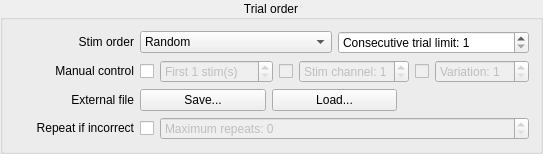
                    <widget class="QGroupBox" name="trialOrder_groupBox">
                     <property name="sizePolicy">
                      <sizepolicy hsizetype="Preferred" vsizetype="Expanding">
                       <horstretch>0</horstretch>
                       <verstretch>0</verstretch>
                      </sizepolicy>
                     </property>
                     <property name="minimumSize">
                      <size>
                       <width>0</width>
                       <height>0</height>
                      </size>
                     </property>
                     <property name="title">
                      <string>Trial order</string>
                     </property>
                     <property name="alignment">
                      <set>Qt::AlignCenter</set>
                     </property>
                     <layout class="QVBoxLayout" name="verticalLayout_9">
                      <item>
                       <layout class="QVBoxLayout" name="trialOrder_verticalLayout">
                        <property name="topMargin">
                         <number>0</number>
                        </property>
                        <item>
                         <layout class="QGridLayout" name="gridLayout_8">
                          <item row="3" column="0">
                           <widget class="QLabel" name="label_9">
                            <property name="sizePolicy">
                             <sizepolicy hsizetype="Fixed" vsizetype="Maximum">
                              <horstretch>0</horstretch>
                              <verstretch>0</verstretch>
                             </sizepolicy>
                            </property>
                            <property name="minimumSize">
                             <size>
                              <width>120</width>
                              <height>0</height>
                             </size>
                            </property>
                            <property name="text">
                             <string>Repeat if incorrect</string>
                            </property>
                            <property name="alignment">
                             <set>Qt::AlignRight|Qt::AlignTrailing|Qt::AlignVCenter</set>
                            </property>
                           </widget>
                          </item>
                          <item row="1" column="0">
                           <widget class="QLabel" name="label_24">
                            <property name="sizePolicy">
                             <sizepolicy hsizetype="Fixed" vsizetype="Maximum">
                              <horstretch>0</horstretch>
                              <verstretch>0</verstretch>
                             </sizepolicy>
                            </property>
                            <property name="minimumSize">
                             <size>
                              <width>120</width>
                              <height>0</height>
                             </size>
                            </property>
                            <property name="text">
                             <string>Manual control</string>
                            </property>
                            <property name="alignment">
                             <set>Qt::AlignRight|Qt::AlignTrailing|Qt::AlignVCenter</set>
                            </property>
                           </widget>
                          </item>
                          <item row="3" column="1">
                           <layout class="QHBoxLayout" name="horizontalLayout_16">
                            <item>
                             <widget class="QCheckBox" name="repeatIfIncorrect_CheckBox">
                              <property name="sizePolicy">
                               <sizepolicy hsizetype="Fixed" vsizetype="Maximum">
                                <horstretch>0</horstretch>
                                <verstretch>0</verstretch>
                               </sizepolicy>
                              </property>
                              <property name="minimumSize">
                               <size>
                                <width>0</width>
                                <height>0</height>
                               </size>
                              </property>
                              <property name="focusPolicy">
                               <enum>Qt::StrongFocus</enum>
                              </property>
                              <property name="text">
                               <string/>
                              </property>
                             </widget>
                            </item>
                            <item>
                             <widget class="QDoubleSpinBox" name="maximumRepeatsIfIncorrect_DoubleSpinBox">
                              <property name="enabled">
                               <bool>false</bool>
                              </property>
                              <property name="prefix">
                               <string>Maximum repeats: </string>
                              </property>
                              <property name="decimals">
                               <number>0</number>
                              </property>
                             </widget>
                            </item>
                           </layout>
                          </item>
                          <item row="0" column="0">
                           <widget class="QLabel" name="stimOrderLabel">
                            <property name="sizePolicy">
                             <sizepolicy hsizetype="Fixed" vsizetype="Maximum">
                              <horstretch>0</horstretch>
                              <verstretch>0</verstretch>
                             </sizepolicy>
                            </property>
                            <property name="minimumSize">
                             <size>
                              <width>120</width>
                              <height>0</height>
                             </size>
                            </property>
                            <property name="text">
                             <string>Stim order</string>
                            </property>
                            <property name="alignment">
                             <set>Qt::AlignRight|Qt::AlignTrailing|Qt::AlignVCenter</set>
                            </property>
                           </widget>
                          </item>
                          <item row="0" column="1">
                           <layout class="QHBoxLayout" name="horizontalLayout_3">
                            <item>
                             <widget class="QComboBox" name="stimOrder_ComboBox">
                              <property name="minimumSize">
                               <size>
                                <width>0</width>
                                <height>0</height>
                               </size>
                              </property>
                              <property name="focusPolicy">
                               <enum>Qt::StrongFocus</enum>
                              </property>
                              <item>
                               <property name="text">
                                <string>Random</string>
                               </property>
                              </item>
                              <item>
                               <property name="text">
                                <string>Interleaved</string>
                               </property>
                              </item>
                              <item>
                               <property name="text">
                                <string>External file</string>
                               </property>
                              </item>
                             </widget>
                            </item>
                            <item>
                             <widget class="QSpinBox" name="stimOrderGroupSize_SpinBox">
                              <property name="minimumSize">
                               <size>
                                <width>0</width>
                                <height>0</height>
                               </size>
                              </property>
                              <property name="suffix">
                               <string/>
                              </property>
                              <property name="prefix">
                               <string>Consecutive trial limit: </string>
                              </property>
                              <property name="minimum">
                               <number>1</number>
                              </property>
                              <property name="maximum">
                               <number>999</number>
                              </property>
                             </widget>
                            </item>
                           </layout>
                          </item>
                          <item row="2" column="0">
                           <widget class="QLabel" name="label_26">
                            <property name="sizePolicy">
                             <sizepolicy hsizetype="Preferred" vsizetype="Maximum">
                              <horstretch>0</horstretch>
                              <verstretch>0</verstretch>
                             </sizepolicy>
                            </property>
                            <property name="minimumSize">
                             <size>
                              <width>0</width>
                              <height>0</height>
                             </size>
                            </property>
                            <property name="text">
                             <string>External file</string>
                            </property>
                            <property name="alignment">
                             <set>Qt::AlignRight|Qt::AlignTrailing|Qt::AlignVCenter</set>
                            </property>
                           </widget>
                          </item>
                          <item row="2" column="1">
                           <layout class="QHBoxLayout" name="horizontalLayout">
                            <item>
                             <widget class="QPushButton" name="saveTrialOrder_pushButton">
                              <property name="minimumSize">
                               <size>
                                <width>0</width>
                                <height>0</height>
                               </size>
                              </property>
                              <property name="text">
                               <string>Save...</string>
                              </property>
                             </widget>
                            </item>
                            <item>
                             <widget class="QPushButton" name="loadTrialOrder_pushButton">
                              <property name="minimumSize">
                               <size>
                                <width>0</width>
                                <height>0</height>
                               </size>
                              </property>
                              <property name="text">
                               <string>Load...</string>
                              </property>
                             </widget>
                            </item>
                            <item>
                             <widget class="QLabel" name="loadedTrialSequence_label">
                              <property name="minimumSize">
                               <size>
                                <width>0</width>
                                <height>0</height>
                               </size>
                              </property>
                              <property name="text">
                               <string/>
                              </property>
                             </widget>
                            </item>
                           </layout>
                          </item>
                          <item row="1" column="1">
                           <layout class="QHBoxLayout" name="horizontalLayout_19">
                            <item>
                             <widget class="QCheckBox" name="controlFirstStim_checkBox">
                              <property name="sizePolicy">
                               <sizepolicy hsizetype="Fixed" vsizetype="Fixed">
                                <horstretch>0</horstretch>
                                <verstretch>0</verstretch>
                               </sizepolicy>
                              </property>
                              <property name="text">
                               <string/>
                              </property>
                             </widget>
                            </item>
                            <item>
                             <widget class="QSpinBox" name="firstXStims_SpinBox">
                              <property name="enabled">
                               <bool>false</bool>
                              </property>
                              <property name="suffix">
                               <string> stim(s)</string>
                              </property>
                              <property name="prefix">
                               <string>First </string>
                              </property>
                              <property name="minimum">
                               <number>1</number>
                              </property>
                              <property name="maximum">
                               <number>999</number>
                              </property>
                             </widget>
                            </item>
                            <item>
                             <widget class="QCheckBox" name="controlFirstStimStim_checkbox">
                              <property name="enabled">
                               <bool>false</bool>
                              </property>
                              <property name="sizePolicy">
                               <sizepolicy hsizetype="Fixed" vsizetype="Fixed">
                                <horstretch>0</horstretch>
                                <verstretch>0</verstretch>
                               </sizepolicy>
                              </property>
                              <property name="text">
                               <string/>
                              </property>
                             </widget>
                            </item>
                            <item>
                             <widget class="QSpinBox" name="firstStim_spinBox">
                              <property name="enabled">
                               <bool>false</bool>
                              </property>
                              <property name="prefix">
                               <string>Stim channel: </string>
                              </property>
                              <property name="minimum">
                               <number>1</number>
                              </property>
                              <property name="maximum">
                               <number>8</number>
                              </property>
                             </widget>
                            </item>
                            <item>
                             <widget class="QCheckBox" name="controlFirstStimVariation_checkbox">
                              <property name="enabled">
                               <bool>false</bool>
                              </property>
                              <property name="sizePolicy">
                               <sizepolicy hsizetype="Fixed" vsizetype="Fixed">
                                <horstretch>0</horstretch>
                                <verstretch>0</verstretch>
                               </sizepolicy>
                              </property>
                              <property name="text">
                               <string/>
                              </property>
                             </widget>
                            </item>
                            <item>
                             <widget class="QSpinBox" name="firstStimVariation_spinBox">
                              <property name="enabled">
                               <bool>false</bool>
                              </property>
                              <property name="prefix">
                               <string>Variation: </string>
                              </property>
                              <property name="minimum">
                               <number>1</number>
                              </property>
                              <property name="maximum">
                               <number>16</number>
                              </property>
                             </widget>
                            </item>
                           </layout>
                          </item>
                         </layout>
                        </item>
                       </layout>
                      </item>
                     </layout>
                    </widget>
